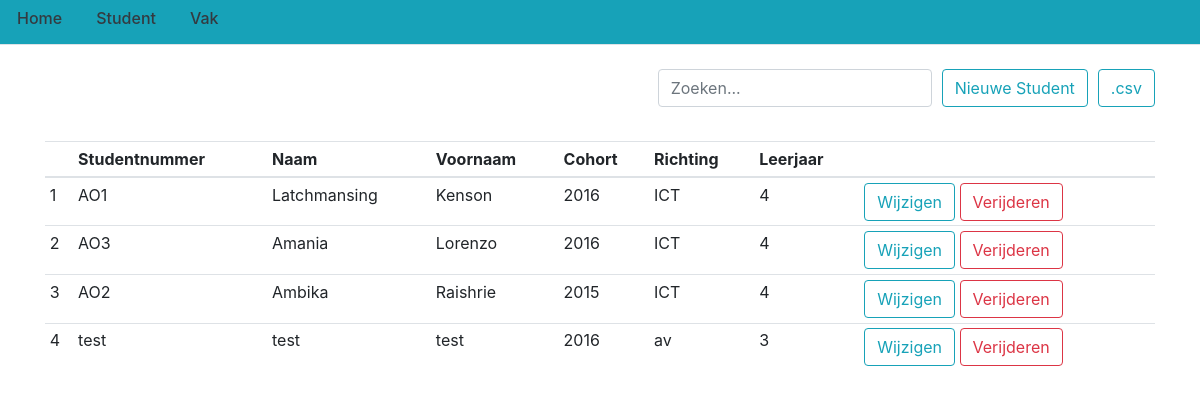
/studenten, run on the app's committed database.
### flasklog/models.py (models this page shows, shortened)
class Student(db.Model):
    student_id = db.Column(db.Integer(), primary_key=True)
    naam = db.Column(db.String(225), nullable=False)
    voornaam = db.Column(db.String(225), nullable=False)
    studentnummer = db.Column(db.String(225), unique=True, nullable=False)
    richting = db.Column(db.String(225), nullable=False)
    cohort = db.Column(db.Integer(), nullable=False)
    leerjaar = db.Column(db.String(30), nullable=False)
    presentie = db.relationship('Presentie', backref='student', lazy=True)

### flasklog/routes.py (the view)
@app.route('/studenten', methods=['GET', 'POST'])
def studenten():
    student = Student.query.all()
    return render_template('studenten.html', title='Studenten', posts=student)

### flasklog/templates/studenten.html (shortened to what this page needs)
{% extends "layout.html" %}
{% block content %}
<br>
<div>
    <div class="float-right">
        <a href="{{ url_for('export') }}">
            <button type="button" class="btn btn-outline-info">.csv</button>
        </a>
    </div>
    <div class="float-right" style="margin-right:10px;">
        <a href="{{ url_for('nieuwe_student') }}">
            <button type="button" class="btn btn-outline-info">Nieuwe Student</button>
        </a>
    </div>
    <div class="float-right" style="margin-right:10px;">
        <input type="search" class="form-control" id="search" placeholder="Zoeken..." onkeyup="searchFunctionRep()">
    </div>
</div>
<br>
<br>
<br>
<div style="height: 20em; overflow: auto;">
    <table id="tbl_student" class="table table-sm">
        <thead>
            <tr>
                <th scope="col"></th>
                <th scope="col">Studentnummer</th>
                <th scope="col">Naam</th>
                <th scope="col">Voornaam</th>
                <th scope="col">Cohort</th>
                <th scope="col">Richting</th>
                <th scope="col">Leerjaar</th>
                <th scope="col"></th>
            </tr>
        </thead>
        <tbody>
            {% for student in posts %}
            <tr>
                <td>{{ student.student_id }}</td>
                <td>{{ student.studentnummer }}</td>
                <td>{{ student.naam }}</td>
                <td>{{ student.voornaam }}</td>
                <td>{{ student.cohort }}</td>
                <td>{{ student.richting }}</td>
                <td>{{ student.leerjaar }}</td>
                <td>
                    <a href="{{ url_for('student', id=student.student_id) }}">
                        <button type="button" class="btn btn-outline-info">Wijzigen</button>
                    </a>
                    <a href="{{ url_for('verwijder_student', id=student.student_id) }}">
                        <button type="button" class="btn btn-outline-danger">Verijderen</button>
                    </a>
                </td>
            </tr>
            {% endfor %}
        </tbody>
    </table>
</div>
{% endblock content%}

### flasklog/templates/layout.html (style rules this page uses)
body { visibility: hidden; }

### data on the page
Student: student_id "1", studentnummer "AO1", naam "Latchmansing", voornaam "Kenson", cohort "2016", richting "ICT", leerjaar "4"
Student: student_id "2", studentnummer "AO3", naam "Amania", voornaam "Lorenzo", cohort "2016", richting "ICT", leerjaar "4"
Student: student_id "3", studentnummer "AO2", naam "Ambika", voornaam "Raishrie", cohort "2015", richting "ICT", leerjaar "4"
Student: student_id "4", studentnummer "test", naam "test", voornaam "test", cohort "2016", richting "av", leerjaar "3"
